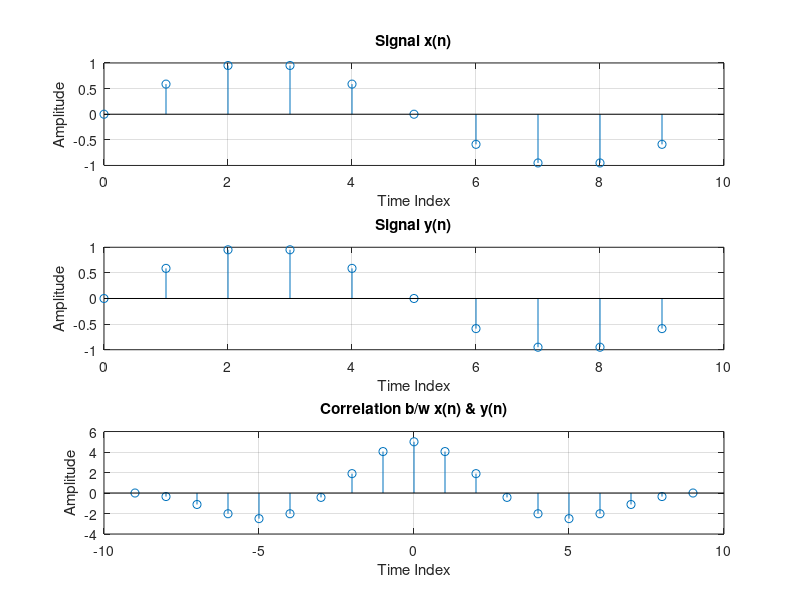

Reproduce this figure in MATLAB.
%Discrete time correlation using MATLAB
clear all;
close all;
clc;
ph1=0;
ph2=0;
n=[0:9];
x=sin(2*pi*0.1*n+ph1);
org_x=1;
nx=[0:length(x)-1]-org_x+1;
y=sin(2*pi*0.1*n+ph2);
org_y=1;
ny=[0:length(y)-1]-org_y+1;
rxy=xcorr(x,y); %for convoultion use rxy=conv(x,fliplr(y));
nr=[nx(1)-ny(end) : nx(end)-ny(1)];
[maxR indR]=max(rxy);
disp(['The maximum correlation is at lag' num2str(nr(indR))'.']);
figure;
subplot(3,1,1);
stem(nx,x);
xlabel('Time Index');
ylabel('Amplitude');
title('Signal x(n)');
grid;
subplot(3,1,2);
stem(ny,y);
xlabel('Time Index');
ylabel('Amplitude');
title('Signal y(n)');
grid;
subplot(3,1,3);
stem(nr,rxy);
xlabel('Time Index');
ylabel('Amplitude');
title('Correlation b/w x(n) & y(n)');
grid;


    
